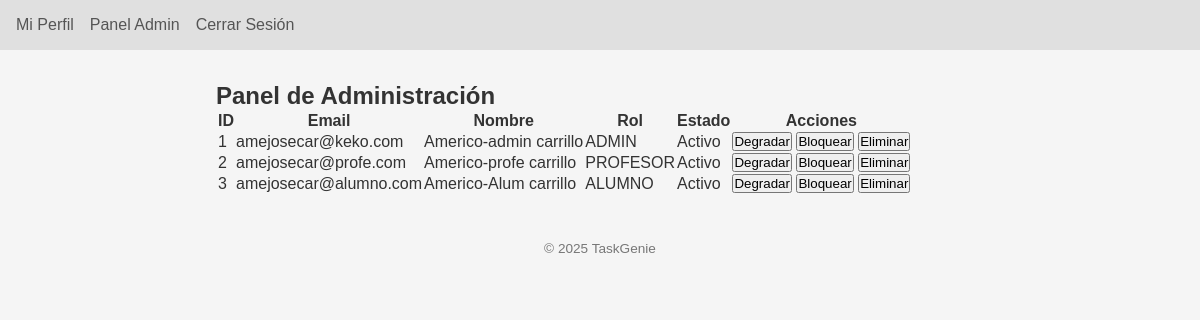
/admin/ (signed in), run on the app's committed database.
### app/models.py (models this page shows, shortened)
class Usuario(UserMixin, db.Model):
    __tablename__ = "usuarios"
    id               = db.Column(db.Integer, primary_key=True)
    nombre           = db.Column(db.String(50), nullable=False)
    apellido         = db.Column(db.String(50), nullable=False)
    email            = db.Column(db.String(120), unique=True, nullable=False)
    clave_hash       = db.Column(db.String(128), nullable=False)
    fecha_nacimiento = db.Column(db.Date, nullable=False)
    rol              = db.Column(db.Enum(RolEnum), default=RolEnum.USER, nullable=False)
    is_blocked       = db.Column(db.Boolean, default=False)
    tareas_creadas   = db.relationship(
        "Tarea",
        foreign_keys="Tarea.user_id",
        back_populates="usuario",
        cascade="all, delete-orphan"
    )
    tareas_recibidas = db.relationship(
        "Tarea",
        foreign_keys="Tarea.asignado_a_id",
        back_populates="asignado_a"
    )

### app/blueprints/admin/routes.py (the view)
    def wrapper(*args, **kwargs):
        if not current_user.is_authenticated or current_user.rol != RolEnum.ADMIN:
            flash("Acceso denegado", "danger")
            return redirect(url_for("auth.login"))
        return fn(*args, **kwargs)

### app/blueprints/admin/routes.py (called while the page is built)
def solo_admin(fn):
    def wrapper(*args, **kwargs):
        if not current_user.is_authenticated or current_user.rol != RolEnum.ADMIN:
            flash("Acceso denegado", "danger")
            return redirect(url_for("auth.login"))
        return fn(*args, **kwargs)
    wrapper.__name__ = fn.__name__
    return login_required(wrapper)

@admin_bp.route("/", methods=["GET"])
@solo_admin
def dashboard():
    users = Usuario.query.all()
    return render_template("admin/dashboard_admin.html", users=users)

### app/extensions.py (called while the page is built)
@login_manager.user_loader
def load_user(user_id: str):
    from app.models import Usuario
    return db.session.get(Usuario, int(user_id))

### app/blueprints/admin/templates/admin/dashboard_admin.html
{% extends 'base.html' %} {% block title %}Panel Admin{% endblock %} {% block
content %}
<h2>Panel de Administración</h2>
<table>
  <thead>
    <tr>
      <th>ID</th>
      <th>Email</th>
      <th>Nombre</th>
      <th>Rol</th>
      <th>Estado</th>
      <th>Acciones</th>
    </tr>
  </thead>
  <tbody>
    {% for u in users %}
    <tr>
      <td>{{ u.id }}</td>
      <td>{{ u.email }}</td>
      <td>{{ u.nombre }} {{ u.apellido }}</td>
      <td>{{ u.rol.value }}</td>
      <td>{{ 'Bloqueado' if u.is_blocked else 'Activo' }}</td>
      <td>
        <form
          action="{{ url_for('admin.change_role', user_id=u.id) }}"
          method="post"
          style="display: inline"
        >
          <button type="submit">
            {{ 'Promover' if u.rol.name=='USER' else 'Degradar' }}
          </button>
        </form>
        <form
          action="{{ url_for('admin.toggle_block', user_id=u.id) }}"
          method="post"
          style="display: inline"
        >
          <button type="submit">
            {{ 'Desbloquear' if u.is_blocked else 'Bloquear' }}
          </button>
        </form>
        <form
          action="{{ url_for('admin.delete_user', user_id=u.id) }}"
          method="post"
          style="display: inline"
        >
          <button type="submit">Eliminar</button>
        </form>
      </td>
    </tr>
    {% endfor %}
  </tbody>
</table>
{% endblock %}

### app/static/css/style.css (style rules this page uses)
:root { --bg: #f5f5f5; --nav-bg: #e0e0e0; --text: #333; --link: #555; --link-hover: #000; --flash-info: #d9edf7; --flash-success: #dff0d8; --flash-danger: #f2dede; --flash-warning: #fcf8e3; }
* { margin: 0; padding: 0; box-sizing: border-box; font-family: Arial, sans-serif; }
body { background: var(--bg); color: var(--text); }

### data on the page
Usuario: id "1", email "amejosecar@keko.com", nombre "Americo-admin", apellido "carrillo", rol.value "ADMIN", is_blocked "Activo", rol "Degradar", is_blocked "Bloquear"
Usuario: id "2", email "amejosecar@profe.com", nombre "Americo-profe", apellido "carrillo", rol.value "PROFESOR", is_blocked "Activo", rol "Degradar", is_blocked "Bloquear"
Usuario: id "3", email "amejosecar@alumno.com", nombre "Americo-Alum", apellido "carrillo", rol.value "ALUMNO", is_blocked "Activo", rol "Degradar", is_blocked "Bloquear"
